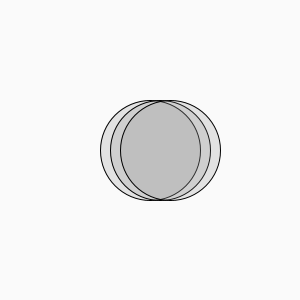
Frame 1 (no input)
Frame 60 (the mouse pressed at the canvas centre just before this capture): identical to frame 1, image omitted
Frame 120 (the mouse held since frame 60 and released just before this capture): identical to frame 1, image omitted

The Processing sketch that drew this single still picture (run headless with seeded random() and noise(); from frame 60 on, the mouse is pressed at the canvas centre):

// Processing sketch: processing_80585
// ── processing_80585.pde

void setup()
{
  size(300,300);
  background(250);
  smooth();
}

void draw()
{
  //créer une variable
//je déclare une variable de type integrer
int PositionX;
PositionX = 150;

int PositionY;
PositionY = 150;

int Largeur;
Largeur =100;

int Hauteur;
Hauteur =100;

  fill(130,50);
  background(250);
  
  ellipse(PositionX,PositionY,Largeur,Hauteur);
  PositionX = PositionX+10;
  
  ellipse(PositionX,PositionY,Largeur,Hauteur);
   PositionX = PositionX+10;
  
  ellipse(PositionX,PositionY,Largeur,Hauteur);
 PositionX = PositionX+10;

  }
  
